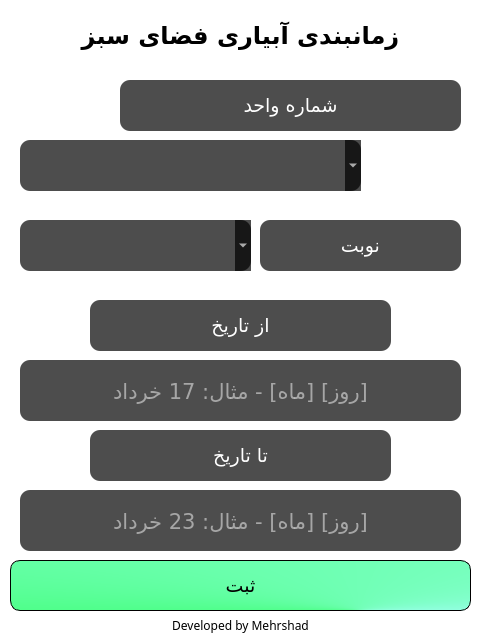
<?xml version="1.0" encoding="UTF-8"?>
<ui version="4.0">
 <class>abyari</class>
 <widget class="QWidget" name="abyari">
  <property name="geometry">
   <rect>
    <x>0</x>
    <y>0</y>
    <width>480</width>
    <height>640</height>
   </rect>
  </property>
  <property name="minimumSize">
   <size>
    <width>480</width>
    <height>640</height>
   </size>
  </property>
  <property name="maximumSize">
   <size>
    <width>480</width>
    <height>640</height>
   </size>
  </property>
  <property name="font">
   <font>
    <family>Mikhak Medium</family>
    <pointsize>14</pointsize>
   </font>
  </property>
  <property name="cursor">
   <cursorShape>ArrowCursor</cursorShape>
  </property>
  <property name="windowTitle">
   <string>Form</string>
  </property>
  <property name="windowIcon">
   <iconset resource="Apart11.qrc">
    <normaloff>:/pics/.Images/Icon/euro.png</normaloff>:/pics/.Images/Icon/euro.png</iconset>
  </property>
  <property name="styleSheet">
   <string notr="true">background-color:white;</string>
  </property>
  <widget class="QLabel" name="label">
   <property name="geometry">
    <rect>
     <x>70</x>
     <y>10</y>
     <width>341</width>
     <height>51</height>
    </rect>
   </property>
   <property name="font">
    <font>
     <family>Mikhak Medium</family>
     <pointsize>18</pointsize>
     <weight>75</weight>
     <bold>true</bold>
     <underline>false</underline>
    </font>
   </property>
   <property name="styleSheet">
    <string notr="true">color:black</string>
   </property>
   <property name="text">
    <string>زمانبندی آبیاری فضای سبز</string>
   </property>
   <property name="alignment">
    <set>Qt::AlignCenter</set>
   </property>
  </widget>
  <widget class="QLabel" name="label_2">
   <property name="geometry">
    <rect>
     <x>20</x>
     <y>615</y>
     <width>441</width>
     <height>21</height>
    </rect>
   </property>
   <property name="font">
    <font>
     <family>Mikhak Medium</family>
     <pointsize>9</pointsize>
     <underline>false</underline>
    </font>
   </property>
   <property name="styleSheet">
    <string notr="true">color:black</string>
   </property>
   <property name="text">
    <string>Developed by Mehrshad</string>
   </property>
   <property name="alignment">
    <set>Qt::AlignCenter</set>
   </property>
  </widget>
  <widget class="QPushButton" name="ButtSettings">
   <property name="geometry">
    <rect>
     <x>420</x>
     <y>10</y>
     <width>51</width>
     <height>51</height>
    </rect>
   </property>
   <property name="font">
    <font>
     <pointsize>30</pointsize>
    </font>
   </property>
   <property name="cursor">
    <cursorShape>PointingHandCursor</cursorShape>
   </property>
   <property name="whatsThis">
    <string>&lt;html&gt;&lt;head/&gt;&lt;body&gt;&lt;p align=&quot;center&quot;&gt;تنظیمات&lt;/p&gt;&lt;/body&gt;&lt;/html&gt;</string>
   </property>
   <property name="styleSheet">
    <string notr="true">border-radius:10px</string>
   </property>
   <property name="text">
    <string/>
   </property>
   <property name="icon">
    <iconset resource="Apart11.qrc">
     <normaloff>:/pics/.Images/Icon/settings.png</normaloff>:/pics/.Images/Icon/settings.png</iconset>
   </property>
   <property name="iconSize">
    <size>
     <width>48</width>
     <height>48</height>
    </size>
   </property>
  </widget>
  <widget class="QPushButton" name="ButtBack">
   <property name="geometry">
    <rect>
     <x>10</x>
     <y>10</y>
     <width>51</width>
     <height>51</height>
    </rect>
   </property>
   <property name="font">
    <font>
     <pointsize>30</pointsize>
    </font>
   </property>
   <property name="cursor">
    <cursorShape>PointingHandCursor</cursorShape>
   </property>
   <property name="whatsThis">
    <string>&lt;html&gt;&lt;head/&gt;&lt;body&gt;&lt;p align=&quot;center&quot;&gt;بازگشت&lt;/p&gt;&lt;/body&gt;&lt;/html&gt;</string>
   </property>
   <property name="styleSheet">
    <string notr="true">border-radius:10px</string>
   </property>
   <property name="text">
    <string/>
   </property>
   <property name="icon">
    <iconset resource="Apart11.qrc">
     <normaloff>:/pics/.Images/Icon/back.png</normaloff>:/pics/.Images/Icon/back.png</iconset>
   </property>
   <property name="iconSize">
    <size>
     <width>48</width>
     <height>48</height>
    </size>
   </property>
  </widget>
  <widget class="QLabel" name="label_3">
   <property name="geometry">
    <rect>
     <x>120</x>
     <y>80</y>
     <width>341</width>
     <height>51</height>
    </rect>
   </property>
   <property name="font">
    <font>
     <family>Mikhak Medium</family>
     <pointsize>14</pointsize>
    </font>
   </property>
   <property name="styleSheet">
    <string notr="true">background-color: rgba(0,0,0,0.7);
border: 0px solid white;
color:white;
border-radius: 10px</string>
   </property>
   <property name="text">
    <string>شماره واحد</string>
   </property>
   <property name="alignment">
    <set>Qt::AlignCenter</set>
   </property>
  </widget>
  <widget class="QComboBox" name="ComboVahed">
   <property name="geometry">
    <rect>
     <x>20</x>
     <y>140</y>
     <width>341</width>
     <height>51</height>
    </rect>
   </property>
   <property name="font">
    <font>
     <family>Mikhak Medium</family>
     <pointsize>14</pointsize>
    </font>
   </property>
   <property name="cursor">
    <cursorShape>PointingHandCursor</cursorShape>
   </property>
   <property name="styleSheet">
    <string notr="true">background-color: rgba(0,0,0,0.7);
border: 0px solid white;
color:white;
border-radius: 10px</string>
   </property>
   <property name="editable">
    <bool>false</bool>
   </property>
   <property name="currentIndex">
    <number>-1</number>
   </property>
   <property name="maxVisibleItems">
    <number>12</number>
   </property>
   <property name="maxCount">
    <number>12</number>
   </property>
   <property name="frame">
    <bool>false</bool>
   </property>
  </widget>
  <widget class="QLabel" name="label_4">
   <property name="geometry">
    <rect>
     <x>260</x>
     <y>220</y>
     <width>201</width>
     <height>51</height>
    </rect>
   </property>
   <property name="font">
    <font>
     <family>Mikhak Medium</family>
     <pointsize>14</pointsize>
    </font>
   </property>
   <property name="styleSheet">
    <string notr="true">background-color: rgba(0,0,0,0.7);
border: 0px solid white;
color:white;
border-radius: 10px</string>
   </property>
   <property name="text">
    <string>نوبت</string>
   </property>
   <property name="alignment">
    <set>Qt::AlignCenter</set>
   </property>
  </widget>
  <widget class="QComboBox" name="ComboNobat">
   <property name="geometry">
    <rect>
     <x>20</x>
     <y>220</y>
     <width>231</width>
     <height>51</height>
    </rect>
   </property>
   <property name="font">
    <font>
     <family>Mikhak Medium</family>
     <pointsize>14</pointsize>
    </font>
   </property>
   <property name="cursor">
    <cursorShape>PointingHandCursor</cursorShape>
   </property>
   <property name="styleSheet">
    <string notr="true">background-color: rgba(0,0,0,0.7);
border: 0px solid white;
color:white;
border-radius: 10px</string>
   </property>
   <property name="editable">
    <bool>false</bool>
   </property>
   <property name="currentIndex">
    <number>-1</number>
   </property>
   <property name="maxVisibleItems">
    <number>12</number>
   </property>
   <property name="maxCount">
    <number>12</number>
   </property>
   <property name="frame">
    <bool>false</bool>
   </property>
  </widget>
  <widget class="QPushButton" name="ButtSabt">
   <property name="geometry">
    <rect>
     <x>10</x>
     <y>560</y>
     <width>461</width>
     <height>51</height>
    </rect>
   </property>
   <property name="font">
    <font>
     <family>Mikhak Medium</family>
     <pointsize>14</pointsize>
    </font>
   </property>
   <property name="cursor">
    <cursorShape>PointingHandCursor</cursorShape>
   </property>
   <property name="styleSheet">
    <string notr="true">QPushButton{
background-color: qconicalgradient(cx:0.756, cy:1, angle:296.3, stop:0 rgba(170, 255, 255, 255), stop:0.931818 rgba(45, 255, 95, 255), stop:1 rgba(255, 255, 255, 255));
border: 1px solid black;
color:black;
border-radius: 10px}
QPushButton:hover{
color:white;}</string>
   </property>
   <property name="text">
    <string>ثبت</string>
   </property>
  </widget>
  <widget class="QLabel" name="label_5">
   <property name="geometry">
    <rect>
     <x>90</x>
     <y>300</y>
     <width>301</width>
     <height>51</height>
    </rect>
   </property>
   <property name="font">
    <font>
     <family>Mikhak Medium</family>
     <pointsize>14</pointsize>
    </font>
   </property>
   <property name="styleSheet">
    <string notr="true">background-color: rgba(0,0,0,0.7);
border: 0px solid white;
color:white;
border-radius: 10px</string>
   </property>
   <property name="text">
    <string>از تاریخ</string>
   </property>
   <property name="alignment">
    <set>Qt::AlignCenter</set>
   </property>
  </widget>
  <widget class="QLineEdit" name="lineEditTarikh1">
   <property name="geometry">
    <rect>
     <x>20</x>
     <y>360</y>
     <width>441</width>
     <height>61</height>
    </rect>
   </property>
   <property name="font">
    <font>
     <family>Mikhak Medium</family>
     <pointsize>16</pointsize>
    </font>
   </property>
   <property name="layoutDirection">
    <enum>Qt::RightToLeft</enum>
   </property>
   <property name="styleSheet">
    <string notr="true">background-color: rgba(0,0,0,0.7);
border: 0px solid white;
color:white;
border-radius: 10px</string>
   </property>
   <property name="locale">
    <locale language="Persian" country="Iran"/>
   </property>
   <property name="maxLength">
    <number>50</number>
   </property>
   <property name="alignment">
    <set>Qt::AlignCenter</set>
   </property>
   <property name="placeholderText">
    <string>[روز] [ماه] - مثال: 17 خرداد</string>
   </property>
   <property name="clearButtonEnabled">
    <bool>true</bool>
   </property>
  </widget>
  <widget class="QLabel" name="label_6">
   <property name="geometry">
    <rect>
     <x>90</x>
     <y>430</y>
     <width>301</width>
     <height>51</height>
    </rect>
   </property>
   <property name="font">
    <font>
     <family>Mikhak Medium</family>
     <pointsize>14</pointsize>
    </font>
   </property>
   <property name="styleSheet">
    <string notr="true">background-color: rgba(0,0,0,0.7);
border: 0px solid white;
color:white;
border-radius: 10px</string>
   </property>
   <property name="text">
    <string>تا تاریخ</string>
   </property>
   <property name="alignment">
    <set>Qt::AlignCenter</set>
   </property>
  </widget>
  <widget class="QLineEdit" name="lineEditTarikh2">
   <property name="geometry">
    <rect>
     <x>20</x>
     <y>490</y>
     <width>441</width>
     <height>61</height>
    </rect>
   </property>
   <property name="font">
    <font>
     <family>Mikhak Medium</family>
     <pointsize>16</pointsize>
    </font>
   </property>
   <property name="layoutDirection">
    <enum>Qt::RightToLeft</enum>
   </property>
   <property name="styleSheet">
    <string notr="true">background-color: rgba(0,0,0,0.7);
border: 0px solid white;
color:white;
border-radius: 10px</string>
   </property>
   <property name="locale">
    <locale language="Persian" country="Iran"/>
   </property>
   <property name="maxLength">
    <number>50</number>
   </property>
   <property name="alignment">
    <set>Qt::AlignCenter</set>
   </property>
   <property name="placeholderText">
    <string>[روز] [ماه] - مثال: 23 خرداد</string>
   </property>
   <property name="clearButtonEnabled">
    <bool>true</bool>
   </property>
  </widget>
  <zorder>label_3</zorder>
  <zorder>label_2</zorder>
  <zorder>label</zorder>
  <zorder>ButtSettings</zorder>
  <zorder>ButtBack</zorder>
  <zorder>ComboVahed</zorder>
  <zorder>label_4</zorder>
  <zorder>ComboNobat</zorder>
  <zorder>ButtSabt</zorder>
  <zorder>label_5</zorder>
  <zorder>lineEditTarikh1</zorder>
  <zorder>label_6</zorder>
  <zorder>lineEditTarikh2</zorder>
 </widget>
 <tabstops>
  <tabstop>ComboVahed</tabstop>
  <tabstop>ComboNobat</tabstop>
  <tabstop>lineEditTarikh1</tabstop>
  <tabstop>lineEditTarikh2</tabstop>
  <tabstop>ButtSabt</tabstop>
  <tabstop>ButtBack</tabstop>
  <tabstop>ButtSettings</tabstop>
 </tabstops>
 <resources>
  <include location="Apart11.qrc"/>
 </resources>
 <connections/>
</ui>
